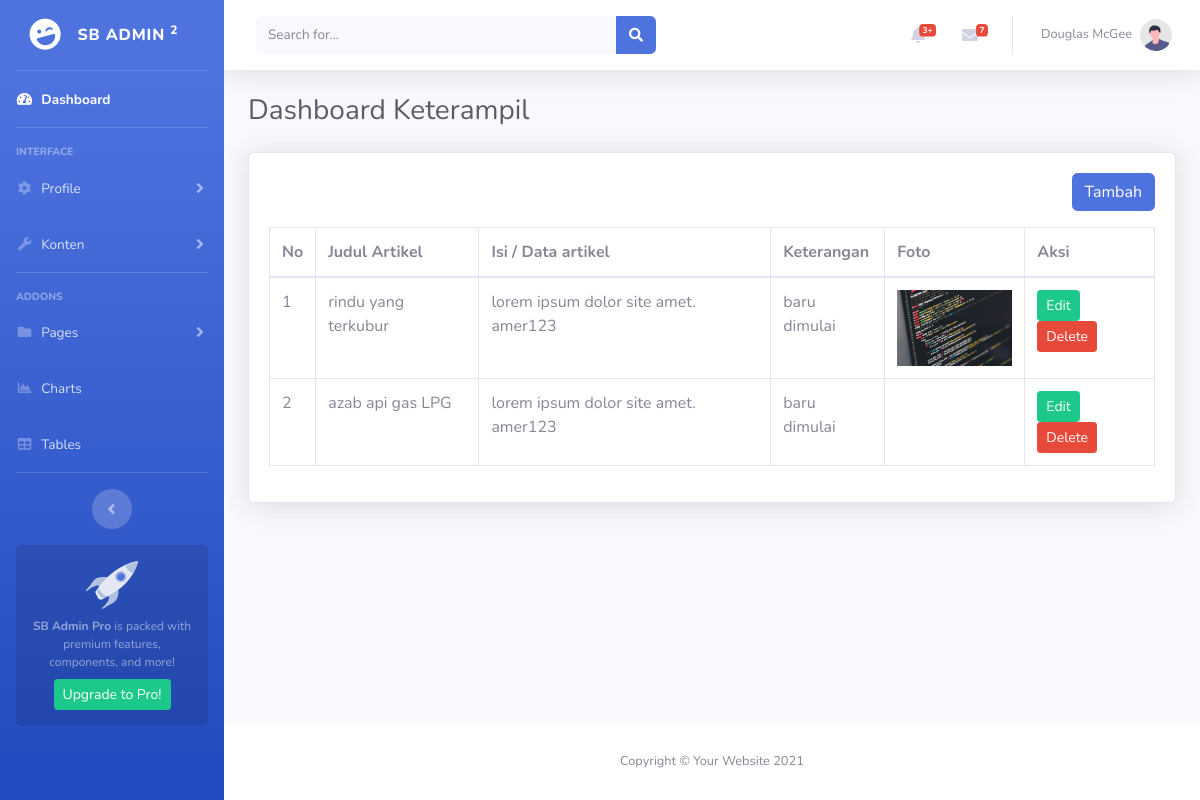
The page /admin/keahlian.php on the database its author committed.
### tables this page shows
CREATE TABLE `capabilitas` (
  `id` int(11) NOT NULL,
  `judul` varchar(100) NOT NULL,
  `paragraf` varchar(255) NOT NULL,
  `info` varchar(255) NOT NULL,
  `foto` varchar(255) NOT NULL,
  `created_at` timestamp NOT NULL DEFAULT current_timestamp() ON UPDATE current_timestamp()
);

### admin/keahlian.php (the view, shortened to what this page needs)
<?php
include 'database/db.php';
$queryArtikel = mysqli_query($conn, "SELECT * FROM capabilitas");
?>
<!DOCTYPE html>
<html lang="en">
<head>
    <?php include 'layout/css.php' ?>
</head>
<body id="page-top">
    <div id="wrapper">
        <?php include 'layout/sidebar.php' ?>
        <div id="content-wrapper" class="d-flex flex-column">
            <div id="content">
                <nav class="navbar navbar-expand navbar-light bg-white topbar mb-4 static-top shadow">
                    <form
                        class="d-none d-sm-inline-block form-inline mr-auto ml-md-3 my-2 my-md-0 mw-100 navbar-search">
                        <div class="input-group">
                            <input type="text" class="form-control bg-light border-0 small" placeholder="Search for..."
                                aria-label="Search" aria-describedby="basic-addon2">
                            <div class="input-group-append">
                                <button class="btn btn-primary" type="button">
                                    <i class="fas fa-search fa-sm"></i>
                                </button>
                            </div>
                        </div>
                    </form>
                    <ul class="navbar-nav ml-auto">
                        <li class="nav-item dropdown no-arrow mx-1">
                            <a class="nav-link dropdown-toggle" href="#" id="alertsDropdown" role="button"
                                data-toggle="dropdown" aria-haspopup="true" aria-expanded="false">
                                <i class="fas fa-bell fa-fw"></i>
                                <span class="badge badge-danger badge-counter">3+</span>
                            </a>
                        </li>
                        <li class="nav-item dropdown no-arrow mx-1">
                            <a class="nav-link dropdown-toggle" href="#" id="messagesDropdown" role="button"
                                data-toggle="dropdown" aria-haspopup="true" aria-expanded="false">
                                <i class="fas fa-envelope fa-fw"></i>
                                <span class="badge badge-danger badge-counter">7</span>
                            </a>
                        </li>
                        <li class="nav-item dropdown no-arrow">
                            <a class="nav-link dropdown-toggle" href="#" id="userDropdown" role="button"
                                data-toggle="dropdown" aria-haspopup="true" aria-expanded="false">
                                <span class="mr-2 d-none d-lg-inline text-gray-600 small">Douglas McGee</span>
                                <img class="img-profile rounded-circle"
                                    src="img/undraw_profile.svg">
                            </a>
                        </li>
                    </ul>
                </nav>
                <div class="container-fluid">
                    <div class="d-sm-flex align-items-center justify-content-between mb-4">
                        <h1 class="h3 mb-0 text-gray-800">Dashboard Keterampil</h1>
                    </div>
                    <div class="card  shadow mb-4">
                        <div class="card-body">
                            <div align="right" class="mb-3">
                                <a href="tambah-keahlian.php" class="btn btn-primary">Tambah</a>
                            </div>
                            <div class="table-responsive">
                                <table class="table table-bordered" width="100%">
                                    <thead>
                                        <tr>
                                            <th>No</th>
                                            <th>Judul Artikel</th>
                                            <th>Isi / Data artikel</th>
                                            <th>Keterangan</th>
                                            <th>Foto</th>
                                            <th>Aksi</th>
                                        </tr>
                                    </thead>
                                    <tbody>
                                        <?php $no = 1;
                                        while ($rowArtikel = mysqli_fetch_assoc($queryArtikel)) { ?>
                                            <tr>
                                                <td><?php echo $no++ ?></td>
                                                <td><?php echo $rowArtikel['judul'] ?></td>
                                                <td><?php echo $rowArtikel['paragraf'] ?></td>
                                                <td><?php echo $rowArtikel['info'] ?></td>
                                                <td><img src="upload/<?php echo $rowArtikel['foto'] ?>" width="115" alt=""> </td>
                                                <td>
                                                    <a href="tambah-keahlian.php?edit=<?php echo $rowArtikel['id'] ?>" class="btn btn-success btn-sm">
                                                        <span class="tf-icon bx bx-pencil bx-18px ">Edit</span>
                                                    </a>
                                                    <a onclick="return confirm('Apakah anda yakin akan menghapus data ini??')"
                                                        href="keahlian.php?delete=<?php echo $rowArtikel['id'] ?>" class="btn btn-danger btn-sm">
                                                        <span class="tf-icon bx bx-trash bx-18px ">Delete</span>
                                                    </a>
                                                </td>
                                            </tr>
                                        <?php } ?>
                                    </tbody>
                                </table>
                            </div>
                        </div>
                    </div>
                </div>
            </div>
            <?php include 'layout/footer.php' ?>
        </div>
    </div>
</body>
</html>

### rows shown on the page
capabilitas: judul "rindu yang terkubur", paragraf "lorem ipsum dolor site amet. amer123", info "baru dimulai", foto (picture)
capabilitas: judul "azab api gas LPG", paragraf "lorem ipsum dolor site amet. amer123", info "baru dimulai"
